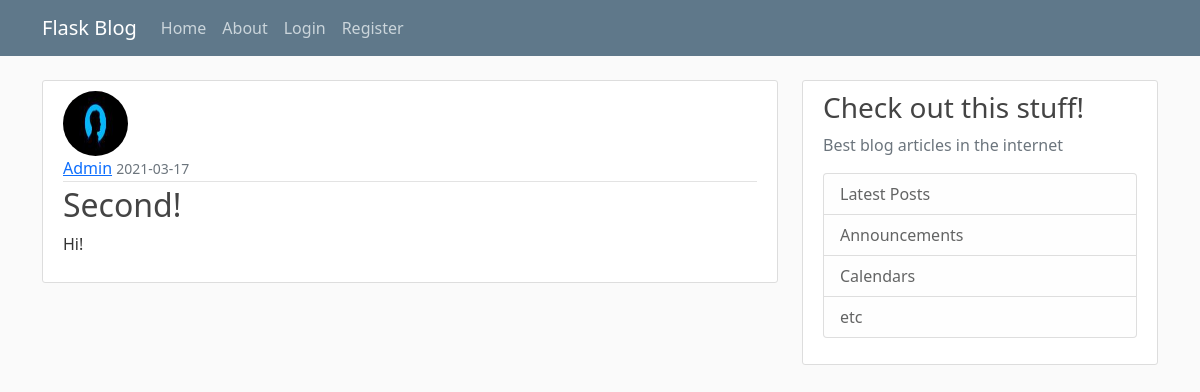
Screenshot of /post/2 with the database file from the repository.
### flaskblog/models.py (models this page shows, shortened)
class User(db.Model, UserMixin):
    id = db.Column(db.Integer, primary_key=True)
    username = db.Column(db.String(20), unique=True, nullable=False)
    email = db.Column(db.String(120), unique=True, nullable=False)
    image_file = db.Column(db.String(20), nullable=False,
                           default='default.jpg')
    password = db.Column(db.String(60), nullable=False)
    posts = db.relationship('Post', backref='author', lazy=True)

class Post(db.Model):
    id = db.Column(db.Integer, primary_key=True)
    title = db.Column(db.String(100), nullable=False)
    date_posted = db.Column(db.DateTime, nullable=False, default="datetime.now()")
    content = db.Column(db.Text, nullable=False)
    user_id = db.Column(db.Integer, db.ForeignKey('user.id'), nullable=False)

### flaskblog/routes.py (the view)
@app.route('/post/<int:post_id>')
def post(post_id):
    post = Post.query.get_or_404(post_id)
    return render_template('post.html', title=post.title, post=post)

### flaskblog/templates/post.html (shortened to what this page needs)
{% extends "layout.html" %}
{% block content %}
  <article class="media content-section">
    <img class="rounded-circle article-img" src="{{ url_for('static', filename='profile_pics/' + post.author.image_file) }}">
    <div class="media-body">
      <div class="article-metadata">
        <a class="mr-2" href="{{ url_for('user_posts', username=post.author.username) }}">{{ post.author.username }}</a>
        <small class="text-muted">{{ post.date_posted.strftime('%Y-%m-%d') }}</small>
      </div>
      <h2 class="article-title">{{ post.title }}</h2>
      <p class="article-content">{{ post.content }}</p>
    </div>
  </article>
{% endblock content %}

### flaskblog/static/main.css (style rules this page uses)
body { background: #fafafa; color: #333333; margin-top: 5rem; word-break:break-all; }
h1, h2, h3, h4, h5, h6 { color: #444444; }
.content-section { background: #ffffff; padding: 10px 20px; border: 1px solid #dddddd; border-radius: 3px; margin-bottom: 20px; }
.article-title { color: #444444; }
.article-content { white-space: pre-line; }
.article-img { height: 65px; width: 65px; margin-right: 16px; }
.article-metadata { padding-bottom: 1px; margin-bottom: 4px; border-bottom: 1px solid #e3e3e3 }

### rows the page displays
User: image_file (picture), author.username "Admin"
Post: date_posted "2021-03-17", title "Second!", content "Hi!"
